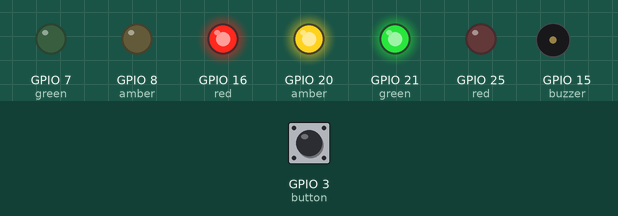
The program below on a simulated Raspberry Pi (BCM pin numbers). Shown: output pins drawn as LEDs (lit = HIGH), buzzer (waves = sounding, pin HIGH). The inputs (shaded band) are chosen by the test bench; at power-on: GPIO 3 (button) HIGH.

Above: at 1.2 s.
1.3 s: GPIO 3 (button) pulled LOW for 0.15 s
At 1.37 s:
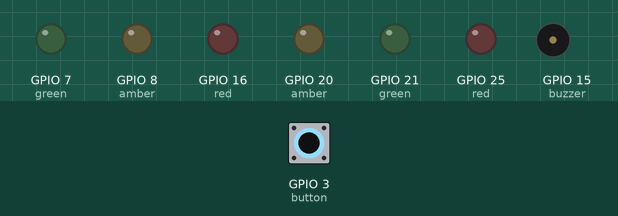
2.9 s: GPIO 3 (button) pulled LOW for 3.2 s
At 7.3 s:
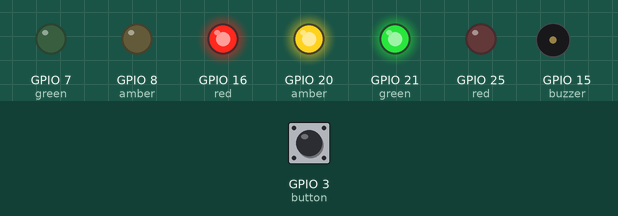
Timing chart, 0 to 8.8 s (numbered marks = the images above; inputs shaded):
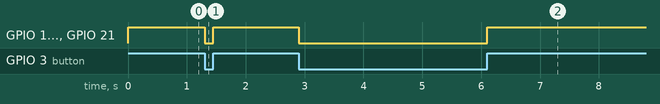

The program:

Button_Activated_LED.py
```python
from gpiozero import Button, TrafficLights, Buzzer

button = Button(3)
tr1 = TrafficLights(25, 8, 7)
tr2 = TrafficLights(16, 20, 21)
buzzer = Buzzer(15)

while True:
    tr2.on()
    buzzer.off()
    button.wait_for_press()

    tr2.off()
    #buzzer.on(245)
    button.wait_for_release()


    
```

Measured:
- after the input at 1.3 s, GPIO 16 (red), GPIO 20 (amber), GPIO 21 (green): HIGH → LOW at once, → HIGH 0.15 s later
- after the input at 2.9 s, GPIO 16 (red), GPIO 20 (amber), GPIO 21 (green): HIGH → LOW at once, → HIGH 3.2 s later
